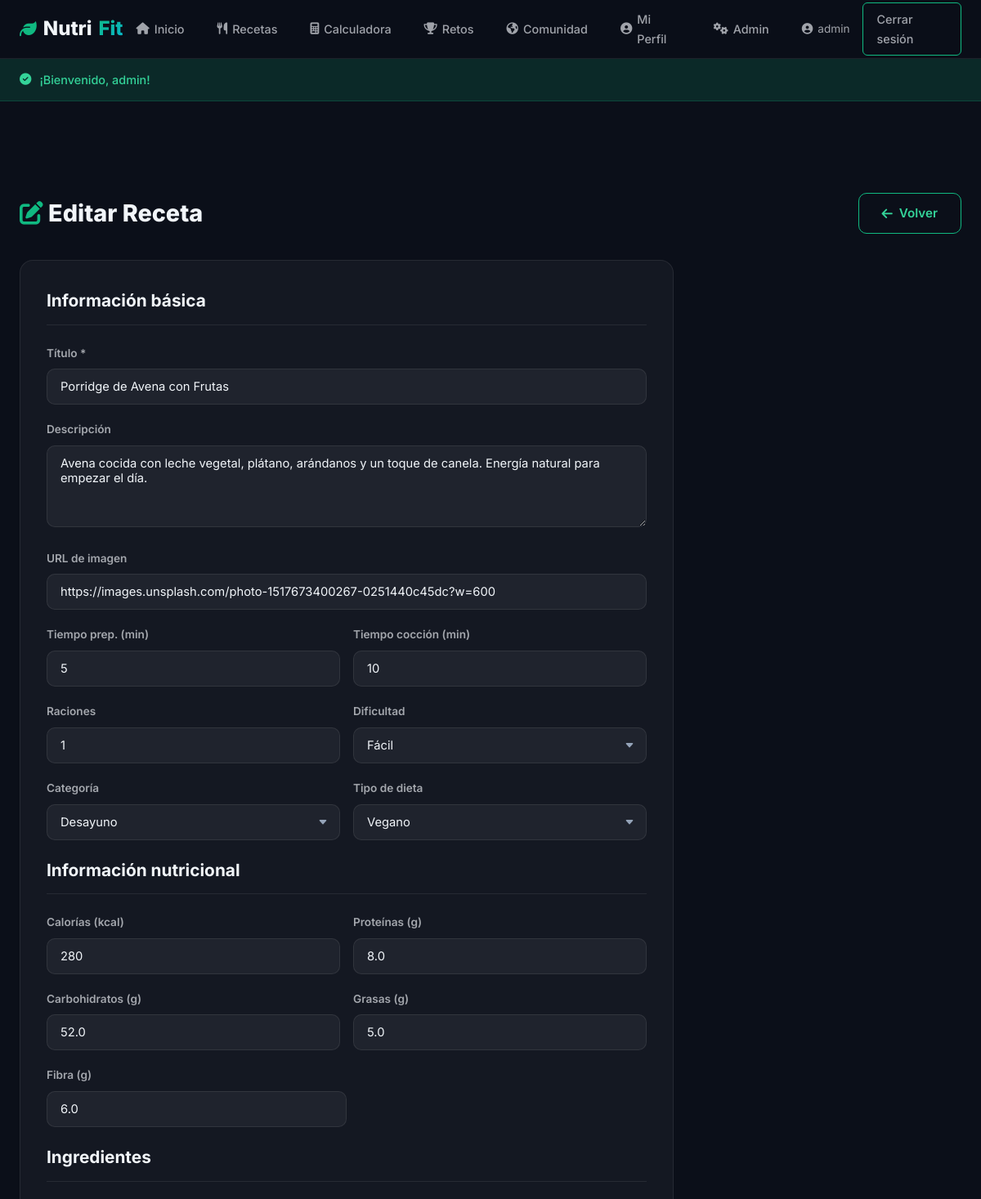
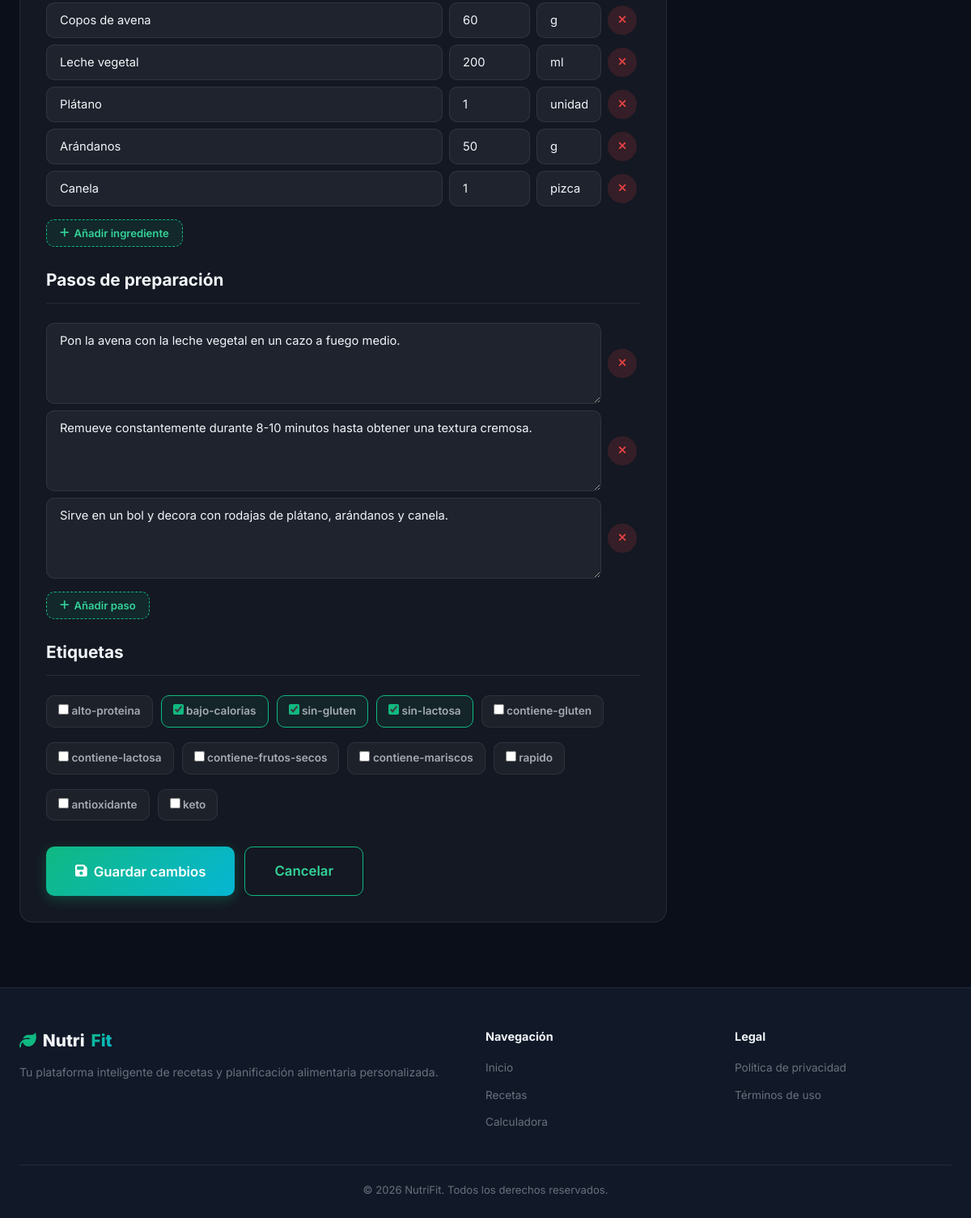
Screenshot of /admin/recipe_form.php?id=2 (signed in) with the database file from the repository (2 pictures, top to bottom).
### tables this page shows
CREATE TABLE recipes (
    id INT AUTO_INCREMENT PRIMARY KEY,
    title VARCHAR(200) NOT NULL,
    description TEXT,
    image_url VARCHAR(500) DEFAULT '',
    prep_time INT DEFAULT 0 COMMENT 'minutes',
    cook_time INT DEFAULT 0 COMMENT 'minutes',
    servings INT DEFAULT 1,
    difficulty ENUM('facil', 'media', 'dificil') DEFAULT 'facil',
    category ENUM('desayuno', 'comida', 'cena', 'snack') DEFAULT 'comida',
    diet_type ENUM('omnivoro', 'vegetariano', 'vegano') DEFAULT 'omnivoro',
    calories INT DEFAULT 0,
    protein DECIMAL(6,1) DEFAULT 0,
    carbs DECIMAL(6,1) DEFAULT 0,
    fat DECIMAL(6,1) DEFAULT 0,
    fiber DECIMAL(6,1) DEFAULT 0,
    created_at TIMESTAMP DEFAULT CURRENT_TIMESTAMP
);

CREATE TABLE recipe_ingredients (
    id INT AUTO_INCREMENT PRIMARY KEY,
    recipe_id INT NOT NULL,
    ingredient_name VARCHAR(150) NOT NULL,
    quantity VARCHAR(50) DEFAULT '',
    unit VARCHAR(30) DEFAULT '',
    FOREIGN KEY (recipe_id) REFERENCES recipes(id) ON DELETE CASCADE
);

CREATE TABLE recipe_steps (
    id INT AUTO_INCREMENT PRIMARY KEY,
    recipe_id INT NOT NULL,
    step_number INT NOT NULL,
    instruction TEXT NOT NULL,
    FOREIGN KEY (recipe_id) REFERENCES recipes(id) ON DELETE CASCADE
);

### includes/functions.php (called while the page is built, shortened)
<?php
function sanitize($str) {
    return htmlspecialchars(trim($str), ENT_QUOTES, 'UTF-8');
}
function getRecipeById($id) {
    $db = getDB();
    $stmt = $db->prepare("SELECT * FROM recipes WHERE id = :id");
    $stmt->execute([':id' => $id]);
    return $stmt->fetch();
}
function getRecipeIngredients($recipeId) {
    $db = getDB();
    $stmt = $db->prepare("SELECT * FROM recipe_ingredients WHERE recipe_id = :id ORDER BY id");
    $stmt->execute([':id' => $recipeId]);
    return $stmt->fetchAll();
}
function getRecipeSteps($recipeId) {
    $db = getDB();
    $stmt = $db->prepare("SELECT * FROM recipe_steps WHERE recipe_id = :id ORDER BY step_number");
    $stmt->execute([':id' => $recipeId]);
    return $stmt->fetchAll();
}
function getRecipeTags($recipeId) {
    $db = getDB();
    $stmt = $db->prepare("SELECT tag FROM recipe_tags WHERE recipe_id = :id");
    $stmt->execute([':id' => $recipeId]);
    return $stmt->fetchAll(PDO::FETCH_COLUMN);
}

### admin/recipe_form.php (the view, shortened to what this page needs)
<?php
require_once __DIR__ . '/../includes/functions.php';
$editing = false;
$recipe = [
    'title' => '', 'description' => '', 'image_url' => '',
    'prep_time' => '', 'cook_time' => '', 'servings' => 1,
    'difficulty' => 'facil', 'category' => 'comida', 'diet_type' => 'omnivoro',
    'calories' => '', 'protein' => '', 'carbs' => '', 'fat' => '', 'fiber' => ''
];
$ingredients = [];
$steps = [];
$tags = [];
if (!empty($_GET['id'])) {
    $editing = true;
    $recipe = getRecipeById(intval($_GET['id']));
    $ingredients = getRecipeIngredients($recipe['id']);
    $steps = getRecipeSteps($recipe['id']);
    $tags = getRecipeTags($recipe['id']);
}
include __DIR__ . '/../includes/header.php';
?>
<div class="admin-page">
    <div class="container">
        <div class="admin-header">
            <h1><i class="fas fa-<?= $editing ? 'edit' : 'plus-circle' ?>" style="color:var(--accent)"></i> <?= $editing ? 'Editar Receta' : 'Nueva Receta' ?></h1>
            <a href="recipes.php" class="btn btn-outline"><i class="fas fa-arrow-left"></i> Volver</a>
        </div>
        <form method="POST" class="admin-form">
            <h2>Información básica</h2>
            <div class="form-group">
                <label for="title">Título *</label>
                <input type="text" name="title" id="title" value="<?= sanitize($recipe['title']) ?>" required>
            </div>
            <div class="form-group">
                <label for="description">Descripción</label>
                <textarea name="description" id="description" rows="3"><?= sanitize($recipe['description']) ?></textarea>
            </div>
            <div class="form-group">
                <label for="image_url">URL de imagen</label>
                <input type="url" name="image_url" id="image_url" value="<?= sanitize($recipe['image_url']) ?>" placeholder="https://...">
            </div>
            <div class="form-row">
                <div class="form-group">
                    <label for="prep_time">Tiempo prep. (min)</label>
                    <input type="number" name="prep_time" id="prep_time" value="<?= $recipe['prep_time'] ?>" min="0">
                </div>
                <div class="form-group">
                    <label for="cook_time">Tiempo cocción (min)</label>
                    <input type="number" name="cook_time" id="cook_time" value="<?= $recipe['cook_time'] ?>" min="0">
                </div>
            </div>
            <div class="form-row">
                <div class="form-group">
                    <label for="servings">Raciones</label>
                    <input type="number" name="servings" id="servings" value="<?= $recipe['servings'] ?>" min="1">
                </div>
                <div class="form-group">
                    <label for="difficulty">Dificultad</label>
                    <select name="difficulty" id="difficulty">
                        <option value="facil" <?= $recipe['difficulty'] === 'facil' ? 'selected' : '' ?>>Fácil</option>
                    </select>
                </div>
            </div>
            <div class="form-row">
                <div class="form-group">
                    <label for="category">Categoría</label>
                    <select name="category" id="category">
                        <option value="desayuno" <?= $recipe['category'] === 'desayuno' ? 'selected' : '' ?>>Desayuno</option>
                    </select>
                </div>
                <div class="form-group">
                    <label for="diet_type">Tipo de dieta</label>
                    <select name="diet_type" id="diet_type">
                        <option value="vegano" <?= $recipe['diet_type'] === 'vegano' ? 'selected' : '' ?>>Vegano</option>
                    </select>
                </div>
            </div>
            <h2>Información nutricional</h2>
            <div class="form-row">
                <div class="form-group">
                    <label for="calories">Calorías (kcal)</label>
                    <input type="number" name="calories" id="calories" value="<?= $recipe['calories'] ?>" min="0">
                </div>
                <div class="form-group">
                    <label for="protein">Proteínas (g)</label>
                    <input type="number" name="protein" id="protein" value="<?= $recipe['protein'] ?>" min="0" step="0.1">
                </div>
            </div>
            <div class="form-row">
                <div class="form-group">
                    <label for="carbs">Carbohidratos (g)</label>
                    <input type="number" name="carbs" id="carbs" value="<?= $recipe['carbs'] ?>" min="0" step="0.1">
                </div>
                <div class="form-group">
                    <label for="fat">Grasas (g)</label>
                    <input type="number" name="fat" id="fat" value="<?= $recipe['fat'] ?>" min="0" step="0.1">
                </div>
            </div>
            <div class="form-group" style="max-width:50%">
                <label for="fiber">Fibra (g)</label>
                <input type="number" name="fiber" id="fiber" value="<?= $recipe['fiber'] ?>" min="0" step="0.1">
            </div>
            <h2>Ingredientes</h2>
            <div class="dynamic-list">
                <div class="items-container">
                    <?php if (!empty($ingredients)):
                        foreach ($ingredients as $i => $ing): ?>
                        <div class="item-row">
                            <input type="text" name="ingredients[<?= $i ?>][name]" value="<?= sanitize($ing['ingredient_name']) ?>" placeholder="Ingrediente" required>
                            <input type="text" name="ingredients[<?= $i ?>][quantity]" value="<?= sanitize($ing['quantity']) ?>" placeholder="Cantidad">
                            <input type="text" name="ingredients[<?= $i ?>][unit]" value="<?= sanitize($ing['unit']) ?>" placeholder="Unidad">
                            <button type="button" class="remove-btn" onclick="this.parentElement.remove()"><i class="fas fa-times"></i></button>
                        </div>
                    <?php endforeach; endif; ?>
                </div>
                <button type="button" class="add-item-btn add-ingredient-btn"><i class="fas fa-plus"></i> Añadir ingrediente</button>
            </div>
            <h2 style="margin-top:24px">Pasos de preparación</h2>
            <div class="dynamic-list">
                <div class="items-container">
                    <?php if (!empty($steps)):
                        foreach ($steps as $i => $step): ?>
                        <div class="item-row" style="grid-template-columns: 1fr 40px;">
                            <textarea name="steps[<?= $i ?>]" placeholder="Paso <?= $i + 1 ?>..." rows="2" required><?= sanitize($step['instruction']) ?></textarea>
                            <button type="button" class="remove-btn" onclick="this.parentElement.remove()"><i class="fas fa-times"></i></button>
                        </div>
                    <?php endforeach; endif; ?>
                </div>
                <button type="button" class="add-item-btn add-step-btn"><i class="fas fa-plus"></i> Añadir paso</button>
            </div>
            <h2 style="margin-top:24px">Etiquetas</h2>
            <div class="form-group">
                <div class="checkbox-group">
                    <?php
                    $allTags = ['alto-proteina','bajo-calorias','sin-gluten','sin-lactosa','contiene-gluten','contiene-lactosa','contiene-frutos-secos','contiene-mariscos','rapido','antioxidante','keto'];
                    foreach ($allTags as $t): ?>
                        <label class="checkbox-item">
                            <input type="checkbox" name="tags[]" value="<?= $t ?>" <?= in_array($t, $tags) ? 'checked' : '' ?>>
                            <?= $t ?>
                        </label>
                    <?php endforeach; ?>
                </div>
            </div>
            <div style="display:flex;gap:12px;margin-top:24px">
                <button type="submit" class="btn btn-primary btn-lg">
                    <i class="fas fa-save"></i> <?= $editing ? 'Guardar cambios' : 'Crear receta' ?>
                </button>
                <a href="recipes.php" class="btn btn-outline btn-lg">Cancelar</a>
            </div>
        </form>
    </div>
</div>
<?php include __DIR__ . '/../includes/footer.php'; ?>

### rows the page displays
recipes: title "Porridge de Avena con Frutas", description "Avena cocida con leche vegetal, plátano, arándanos y un toque de canela. Energía natural para empezar el día.", image_url "https://images.unsplash.com/photo-1517673400267-0251440c45dc?w=600", prep_time "5", cook_time "10", servings "1", difficulty "Fácil", category "Desayuno", diet_type "Vegano", calories "280", protein "8.0", carbs "52.0", fat "5.0", fiber "6.0"
recipe_ingredients: ingredient_name "Copos de avena", quantity "60", unit "g"
recipe_ingredients: ingredient_name "Leche vegetal", quantity "200", unit "ml"
recipe_ingredients: ingredient_name "Plátano", quantity "1", unit "unidad"
recipe_ingredients: ingredient_name "Arándanos", quantity "50", unit "g"
recipe_ingredients: ingredient_name "Canela", quantity "1", unit "pizca"
recipe_steps: instruction "Pon la avena con la leche vegetal en un cazo a fuego medio."
recipe_steps: instruction "Remueve constantemente durante 8-10 minutos hasta obtener una textura cremosa."
recipe_steps: instruction "Sirve en un bol y decora con rodajas de plátano, arándanos y canela."

### other values shown
$_SESSION['username'] "admin"
$flash['message'] "¡Bienvenido, admin!"
$t "alto-proteina"
$t "bajo-calorias"
$t "sin-gluten"
$t "sin-lactosa"
$t "contiene-gluten"
$t "contiene-lactosa"
$t "contiene-frutos-secos"
$t "contiene-mariscos"
$t "rapido"
$t "antioxidante"
$t "keto"
